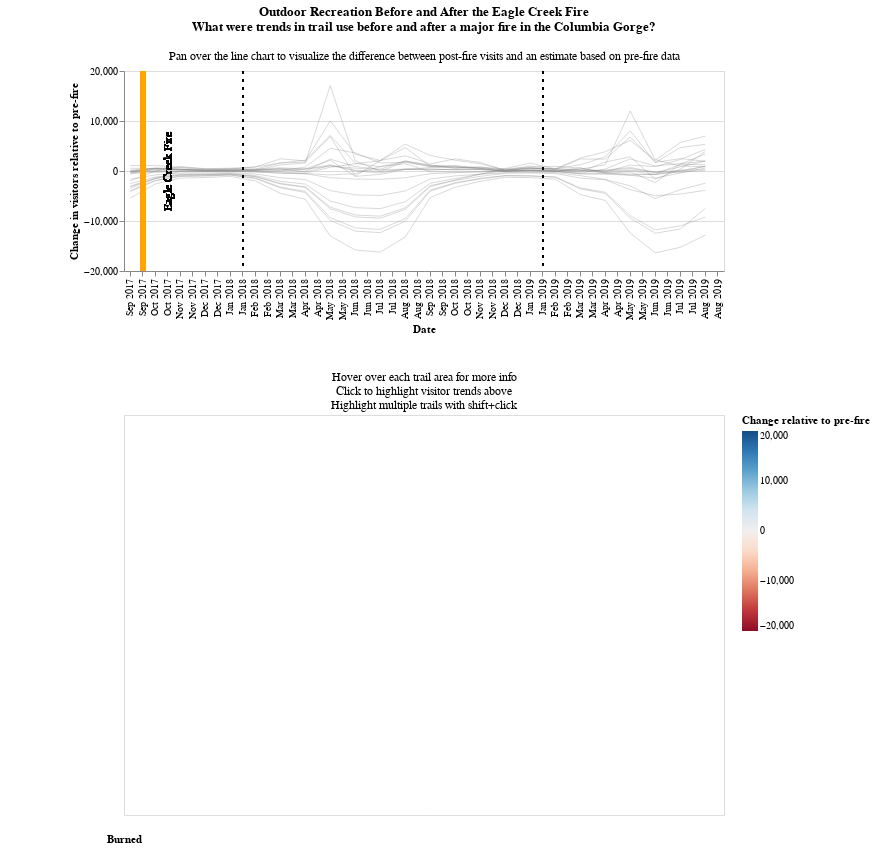

Notebook code for this chart:
### Markdown cell above
# Build charts

### Code cell
### SELECTIONS

# select trail
multi = alt.selection_multi(
    fields=['Name','siteid'],
    empty='none'
)

# hover nearest date
nearest = alt.selection(
        type="single", nearest=True, on="mouseover", fields=["d2p"], empty="none", init={'d2p':1410739200000}
    )

# slider to choose top N in popularity
slider = alt.binding_range(min=1, max=41, step=1, name="Top # Most Popular Trails: ")
topN = alt.selection_single(name='filter', fields=['cutoff'], bind=slider, init={'cutoff': 20})

### LINE CHART

# Draw a rule at the location of the selection
rules = alt.Chart(geo_mchg).mark_rule(
        color="black", 
        strokeWidth=1
    ).encode(
        x="d2p",
    ).transform_filter(nearest)

# Helps draw the rules, this is what we are using to hover
selectors = alt.Chart(geo_mchg).mark_point().encode(
            x="d2p",
            opacity=alt.value(0), # Make dots invisible. (Can turn opacity to 1 to see what this is doing)
        ).add_selection(nearest)

# This is the main line chart that shows total visits
line_chart = alt.Chart(geo_mchg).mark_line().encode(
                    x=alt.X('yearmonth(d2p):T',title='Date'),
                    y=alt.Y('diff:Q',title='Change in visitors relative to pre-fire'),
                    color = alt.Color('Name:N', scale=alt.Scale(range = ['gray', 'gray']), legend=None),
                    strokeWidth=alt.condition(multi, alt.value(4), alt.value(1)),
                    opacity=alt.condition(multi, alt.value(1), alt.value(0.30)),
                ).transform_filter(
                   alt.datum.pre_fire_rank <= topN.cutoff
                ).add_selection(
                    topN
                ).properties(
                    width=600,
                    height=200,
                    title={
                          "text": ["Outdoor Recreation Before and After the Eagle Creek Fire","What were trends in trail use before and after a major fire in the Columbia Gorge?"],
                          "subtitle": ["", "Pan over the line chart to visualize the difference between post-fire visits and an estimate based on pre-fire data"],
                          }
                )

# Mark's when Eagle Creek Fire happened
fire_rule = alt.Chart(geo_mchg).mark_rule(
        color="orange", 
        strokeWidth=5
    ).encode(
        x="d2p",
    ).transform_filter("datum.year == 2017 && datum.month == 9")

fire_text = alt.Chart(geo_mchg).mark_text(
    text = 'Eagle Creek Fire', 
    angle=270,
    fontSize=12
).encode(
        x="d2p",
    ).transform_filter("datum.year == 2017 && datum.month == 10")

# Denote each year
year_rule = alt.Chart(geo_mchg).mark_rule(
        color='black',
        strokeDash=[3,5]
    ).encode(
        x="d2p",
    ).transform_filter("[ datum.year == 2017 || datum.year == 2018 || datum.year == 2019] && datum.month == 1")
    

################## MAP STUFF

# name of current selected trail
trail_title_labels = alt.Chart(geo_mchg).mark_text(align='left').encode(
    x = alt.value(0),
    y = alt.value(10),
    text= 'Name',
    size=alt.value(20),
    opacity=alt.condition(multi, alt.value(1), alt.value(0))
)

# Display current date
date_label = alt.Chart(geo_mchg).mark_text(align='right').encode(
    x = alt.value(450),
    y = alt.value(10),
    text= 'yearmonth(d2p)',
    size=alt.value(15),
).transform_filter(nearest)


# 
choromap = alt.Chart(geo_mchg).mark_geoshape(
        stroke='black',
        strokeWidth=1,
        color = 'black'
    ).encode(
        #stroke=alt.Color('burned', title = 'Burned', scale=alt.Scale(range=['steelblue', 'orange'])),
        #strokeDash=alt.StrokeDash('closed_month', title = 'Open/Closed?'), 
        stroke=alt.Color('burned', 
                         title = 'Burned', 
                         scale=alt.Scale(range=['steelblue', 'orange']), 
                         legend=alt.Legend(
                            orient='bottom',
                             symbolStrokeWidth=5,
                            titleAnchor='middle')
                        ),
        strokeDash=alt.StrokeDash('closed_month', 
                                  title = 'Open/Closed?', 
                                  scale=alt.Scale(domain=['closed', 'open']),
                                        legend=alt.Legend(
                                        orient='bottom',
                                        symbolDash=[5,2],
                                         symbolStrokeColor='black',
                                         symbolFillColor='green', # this is required... but not displayed
                                         symbolType='stroke',
                                        titleAnchor='middle')
                                 ),  
        strokeWidth=alt.condition(alt.datum.burned == 'yes',alt.value(3),alt.value(2)),
        #color = 'black',
        tooltip=['Name', alt.Tooltip('diff:Q', title='Change relative to pre-fire'), alt.Tooltip('yearmonth(d2p):T', title='Date'), alt.Tooltip('closed_month', title='Open/Closed') ],
        color=alt.Color("diff:Q", title = 'Change relative to pre-fire', scale=alt.Scale(scheme="redblue", domain=[-20000, 20000]))
    ).add_selection(
        multi
    ).transform_filter(nearest).properties(
    width=600,
    height=400,
    title={
    "text": " ", 
    "subtitle": ["Hover over each trail area for more info","Click to highlight visitor trends above","Highlight multiple trails with shift+click"],
    }
).transform_filter(
    alt.datum.pre_fire_rank <= topN.cutoff
).add_selection(
    topN
)

# mark text/symbol directly on shape of currently selected trail
trail_marker = alt.Chart(geo_mchg).mark_text(baseline='top'
 ).encode(
     longitude='centroid_lon:Q',
     latitude='centroid_lat:Q',
     text='Name',
     size=alt.value(16),
     opacity=alt.condition(multi, alt.value(1), alt.value(0))
 ).properties( 
    width=600,
    height=300
)

final = (line_chart + selectors + rules + fire_rule + fire_text + year_rule) & (choromap + date_label + trail_marker)
final

### Figure 1 — Vega-Lite specification as saved in the notebook (floating-point values rounded to 4 significant figures; data arrays with more than 128 entries replaced by an {"elided": "..."} marker saying what was removed)
{"config": {"view": {"continuousWidth": 400, "continuousHeight": 300}}, "vconcat": [{"layer": [{"mark": "line", "encoding": {"color": {"field": "Name", "legend": null, "scale": {"range": ["gray", "gray"]}, "type": "nominal"}, "opacity": {"condition": {"value": 1, "selection": "selector023"}, "value": 0.3}, "strokeWidth": {"condition": {"value": 4, "selection": "selector023"}, "value": 1}, "x": {"field": "d2p", "timeUnit": "yearmonth", "title": "Date", "type": "temporal"}, "y": {"field": "diff", "title": "Change in visitors relative to pre-fire", "type": "quantitative"}}, "height": 200, "selection": {"filter": {"type": "single", "fields": ["cutoff"], "bind": {"input": "range", "max": 41, "min": 1, "name": "Top # Most Popular Trails: ", "step": 1}, "init": {"cutoff": 20}}}, "title": {"text": ["Outdoor Recreation Before and After the Eagle Creek Fire", "What were trends in trail use before and after a major fire in the Columbia Gorge?"], "subtitle": ["", "Pan over the line chart to visualize the difference between post-fire visits and an estimate based on pre-fire data"]}, "transform": [{"filter": "(datum.pre_fire_rank <= filter.cutoff)"}], "width": 600}, {"mark": "point", "encoding": {"opacity": {"value": 0}, "x": {"field": "d2p", "type": "nominal"}}, "selection": {"selector024": {"type": "single", "nearest": true, "on": "mouseover", "fields": ["d2p"], "empty": "none", "init": {"d2p": 1410739200000}}}}, {"mark": {"type": "rule", "color": "black", "strokeWidth": 1}, "encoding": {"x": {"field": "d2p", "type": "nominal"}}, "transform": [{"filter": {"selection": "selector024"}}]}, {"mark": {"type": "rule", "color": "orange", "strokeWidth": 5}, "encoding": {"x": {"field": "d2p", "type": "nominal"}}, "transform": [{"filter": "datum.year == 2017 && datum.month == 9"}]}, {"mark": {"type": "text", "angle": 270, "fontSize": 12, "text": "Eagle Creek Fire"}, "encoding": {"x": {"field": "d2p", "type": "nominal"}}, "transform": [{"filter": "datum.year == 2017 && datum.month == 10"}]}, {"mark": {"type": "rule", "color": "black", "strokeDash": [3, 5]}, "encoding": {"x": {"field": "d2p", "type": "nominal"}}, "transform": [{"filter": "[ datum.year == 2017 || datum.year == 2018 || datum.year == 2019] && datum.month == 1"}]}]}, {"layer": [{"mark": {"type": "geoshape", "color": "black", "stroke": "black", "strokeWidth": 1}, "encoding": {"color": {"field": "diff", "scale": {"domain": [-20000, 20000], "scheme": "redblue"}, "title": "Change relative to pre-fire", "type": "quantitative"}, "stroke": {"field": "burned", "legend": {"orient": "bottom", "symbolStrokeWidth": 5, "titleAnchor": "middle"}, "scale": {"range": ["steelblue", "orange"]}, "title": "Burned", "type": "nominal"}, "strokeDash": {"field": "closed_month", "legend": {"orient": "bottom", "symbolDash": [5, 2], "symbolFillColor": "green", "symbolStrokeColor": "black", "symbolType": "stroke", "titleAnchor": "middle"}, "scale": {"domain": ["closed", "open"]}, "title": "Open/Closed?", "type": "nominal"}, "strokeWidth": {"condition": {"value": 3, "test": "(datum.burned === 'yes')"}, "value": 2}, "tooltip": [{"field": "Name", "type": "nominal"}, {"field": "diff", "title": "Change relative to pre-fire", "type": "quantitative"}, {"field": "d2p", "timeUnit": "yearmonth", "title": "Date", "type": "temporal"}, {"field": "closed_month", "title": "Open/Closed", "type": "nominal"}]}, "height": 400, "selection": {"selector023": {"type": "multi", "fields": ["Name", "siteid"], "empty": "none"}, "filter": {"type": "single", "fields": ["cutoff"], "bind": {"input": "range", "max": 41, "min": 1, "name": "Top # Most Popular Trails: ", "step": 1}, "init": {"cutoff": 20}}}, "title": {"text": " ", "subtitle": ["Hover over each trail area for more info", "Click to highlight visitor trends above", "Highlight multiple trails with shift+click"]}, "transform": [{"filter": {"selection": "selector024"}}, {"filter": "(datum.pre_fire_rank <= filter.cutoff)"}], "width": 600}, {"mark": {"type": "text", "align": "right"}, "encoding": {"size": {"value": 15}, "text": {"field": "d2p", "timeUnit": "yearmonth", "type": "temporal"}, "x": {"value": 450}, "y": {"value": 10}}, "transform": [{"filter": {"selection": "selector024"}}]}, {"mark": {"type": "text", "baseline": "top"}, "encoding": {"latitude": {"field": "centroid_lat", "type": "quantitative"}, "longitude": {"field": "centroid_lon", "type": "quantitative"}, "opacity": {"condition": {"value": 1, "selection": "selector023"}, "value": 0}, "size": {"value": 16}, "text": {"field": "Name", "type": "nominal"}}, "height": 300, "width": 600}]}], "data": {"name": "data-e234061a0dd97f0ee63afd0638e4f365"}, "$schema": "https://vega.github.io/schema/vega-lite/v4.17.0.json", "datasets": {"data-e234061a0dd97f0ee63afd0638e4f365": {"elided": "984 records"}}}
